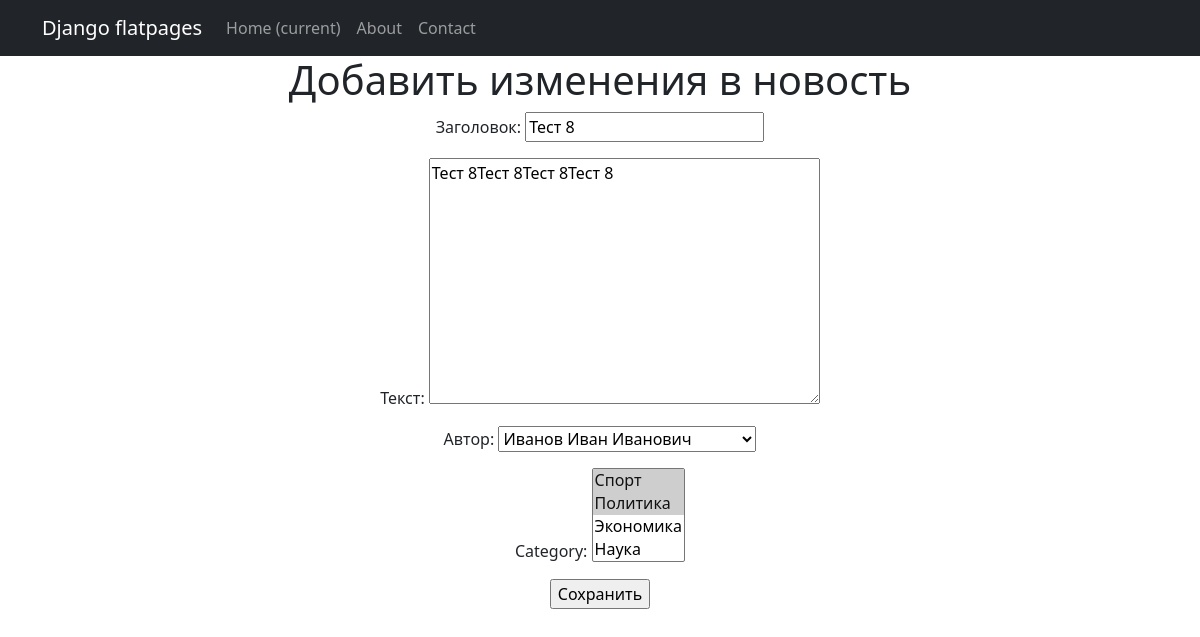
Page /news/news/40/edit/ (signed in) on the earlier database version.
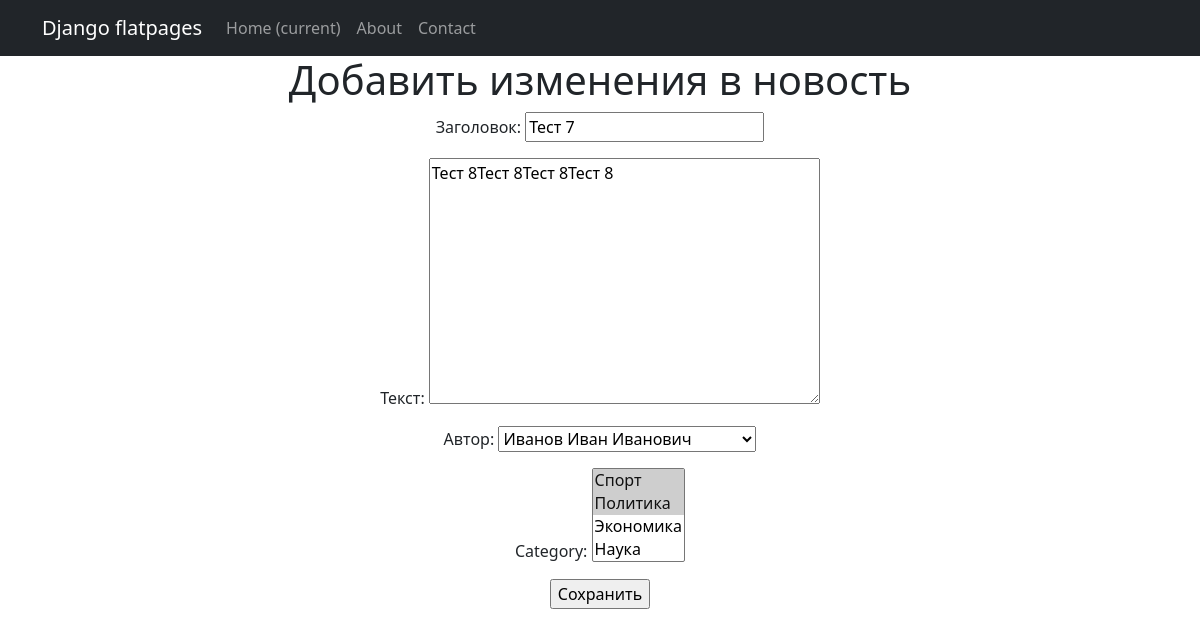
Same page on the later database version.
### NewsPortal/models.py (models this page shows, shortened)
class Post(models.Model):
    NEWS = 'NW'
    ARTICLE = 'AR'
    CATEGORY = [(NEWS, 'Новость'),
                (ARTICLE, 'Статья')
                ]
    category_post = models.CharField(max_length=2, choices=CATEGORY, default=ARTICLE)
    date_time = models.DateTimeField(auto_now_add=True)
    title = models.CharField(max_length=255)
    text = models.TextField()
    rating = models.SmallIntegerField(default=0)
    added_at = models.DateTimeField(auto_now=True)
    author = models.ForeignKey(Author, on_delete=models.CASCADE)
    category = models.ManyToManyField(Category, through='PostCategory', related_name='article')

### NewsPortal/views.py (the view, shortened to what this page needs)
# urls.py: path('news/<int:pk>/edit/', NewsUpdate.as_view(), name='news_edit'),
class NewsUpdate(PermissionRequiredMixin, UpdateView):
    permission_required = ('NewsPortal.change_post')
    form_class = PostCreate
    model = Post
    template_name = 'news_edit.html'

### NewsPortal/forms.py
class PostCreate(forms.ModelForm):
    title = forms.CharField(label='Заголовок', max_length=20)
    class Meta:
        model = Post
        fields = [
            'title',
            'text',
            'author',
            'category',
        ]
        labels = {'text': 'Текст', 'author': 'Автор'}

### NewsPortal/models.py (called while the page is built)
    def __str__(self):
        return self.name.username

    def __str__(self):
        return self.category_name.title()

### templates/news_edit.html (shortened to what this page needs)
{% extends 'flatpages/default.html' %}
{% block content %}
    <h1>Добавить изменения в новость</h1>
    <form action="" method="post"/>
        {{ form.as_p }}
        <input type="submit" value="Сохранить"/>
{% endblock content %}

Differences in the rows shown:
changed Post "Тест 8Тест 8Тест 8Тест 8": title "Тест 8" → "Тест 7"
